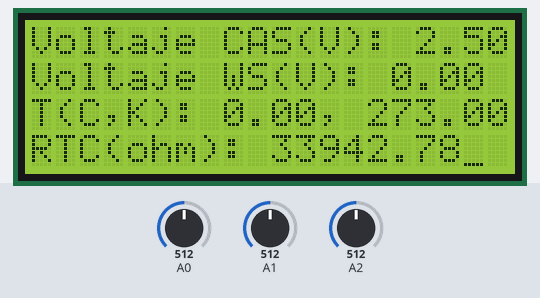
Simulated run of this sketch. Board: Arduino Uno, built with avr-gcc and run on an emulated ATmega328P. Parts: 20×4 character LCD. The inputs (shaded band) are chosen by the test bench; at power-on: A0 = 512, A1 = 512, A2 = 512.

Above: at 1.7 s.
1.8 s: A0 set to 716
3.6 s: A1 set to 716
At 3.9 s:
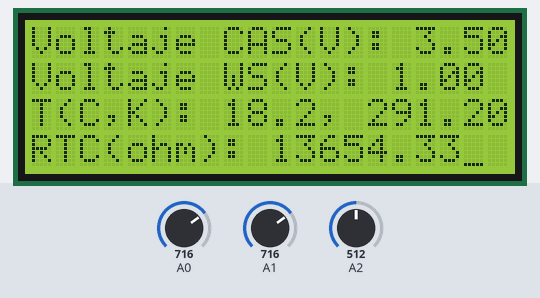
5.1 s: A2 set to 306
At 6.3 s:
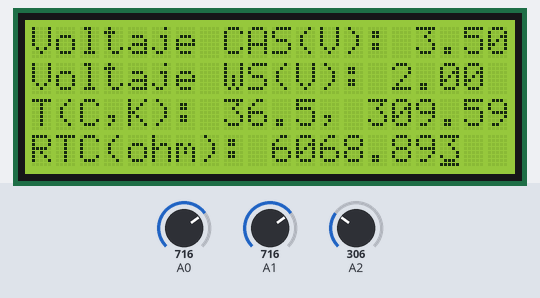
6.6 s: A0 set to 900
At 7.9 s:
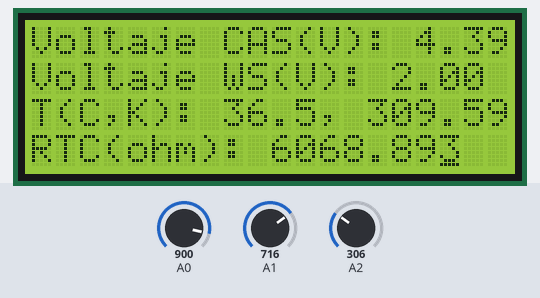
8.2 s: A1 set to 900
At 9.4 s:
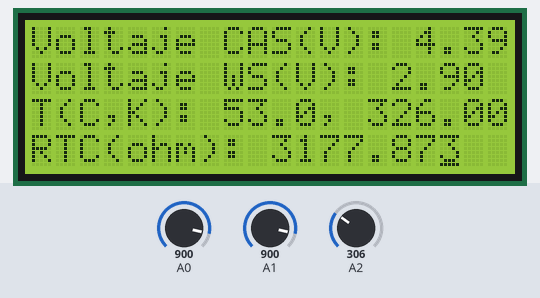
9.7 s: A2 set to 122
At 10.8 s:
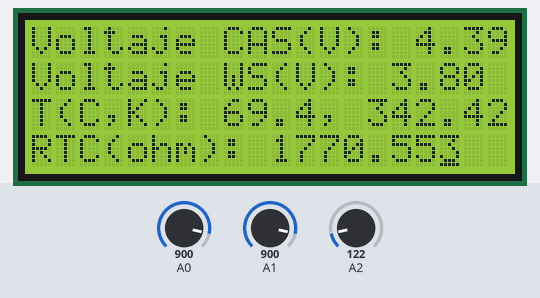
Timing chart, 0 to 12.3 s (numbered marks = the images above; inputs shaded):
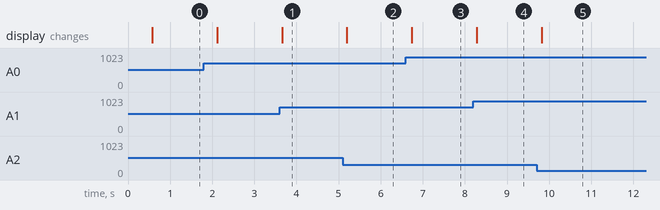

The sketch:

Prueba.ino
```cpp
 #include <LiquidCrystal.h>

 LiquidCrystal lcd(10, 9, 8, 5, 4, 3, 2); //(RS, RW, E, D4,D5, D6, D7)

float volt;
float CAS;
float E1;
float E2;
float vNTC;
float Celsius;
float Kelvin;
float RTC;

 void setup(){
    Serial.begin(9600);
    lcd.noCursor();
    delay(500);
    lcd.begin(20, 4);
 }

 void loop(){
    volt = analogRead(A0);
    CAS = (volt * 5) / 1024;
    volt = analogRead(A1);
    E1 = (volt * 5) / 1024;
    volt = analogRead(A2);
    E2 = (volt * 5) / 1024;

    vNTC = E1 - E2;
    Celsius = vNTC / 0.05472;
    Kelvin = Celsius + 273;
    RTC = 10000 * pow(2.7182, 3977 * (pow(Kelvin, -1) - pow(298, -1)));

    lcd.setCursor(0, 0); //Posición del renglón
    lcd.print("Voltaje CAS(V):"); //Mensaje
    lcd.setCursor(16 ,0); //Posición del cursor
    lcd.print(CAS); //Imprimir valor

    lcd.setCursor(0,1); //Posición del renglón
    lcd.print("Voltaje WS(V):"); //Mensaje
    lcd.setCursor(15,1); //Posición del cursor
    lcd.print(vNTC); //Imprimir valor

    lcd.setCursor(0,2); //Posición del renglón
    lcd.print("T(C,K):"); //Mensaje
    lcd.setCursor(8,2); //Posición del cursor
    lcd.print(Celsius); //Imprimir valor
    lcd.setCursor(12,2); //Posición del cursor
    lcd.print(","); //Imprimir valor
    lcd.setCursor(14,2); //Posición del cursor
    lcd.print(Kelvin); //Imprimir valor

    lcd.setCursor(0,3); //Posición del renglón
    lcd.print("RTC(ohm):"); //Mensaje
    lcd.setCursor(10,3); //Posición del cursor
    lcd.print(RTC); //Imprimir valor

    lcd.cursor();
    delay(500);
 }
```

Measured:
- after the input at 3.6 s, the display: changes after 0.06 s (image 1)
- after the input at 5.1 s, the display: changes after 0.10 s (image 2)
- after the input at 6.6 s, the display: changes after 0.14 s (image 3)
- after the input at 8.2 s, the display: changes after 0.08 s (image 4)
- after the input at 9.7 s, the display: changes after 0.12 s (image 5)
